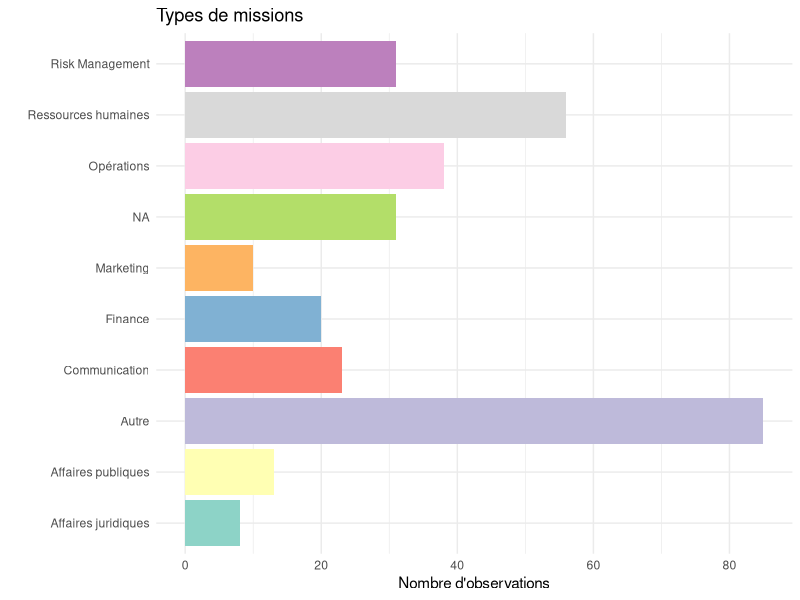
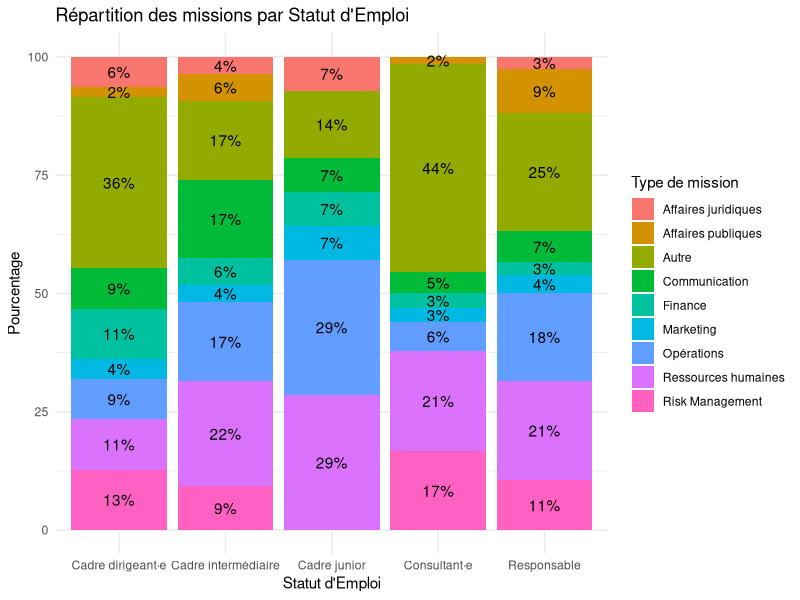
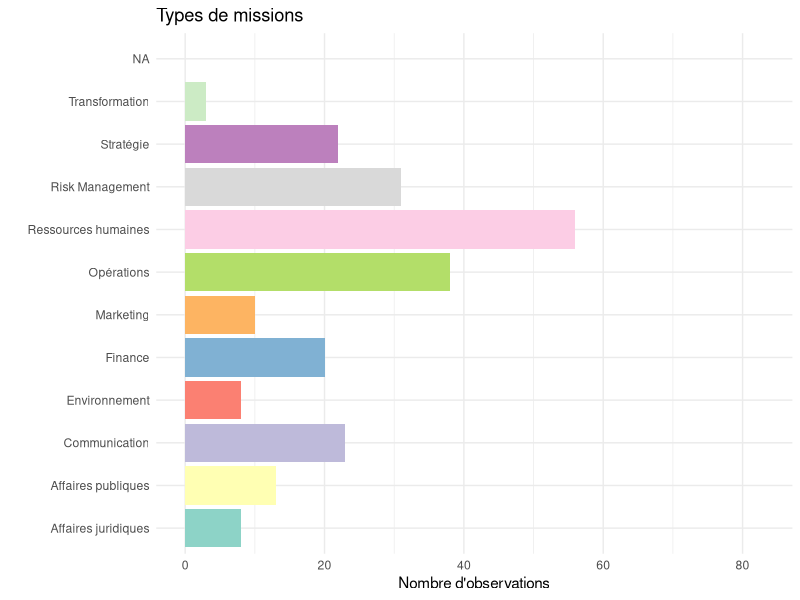
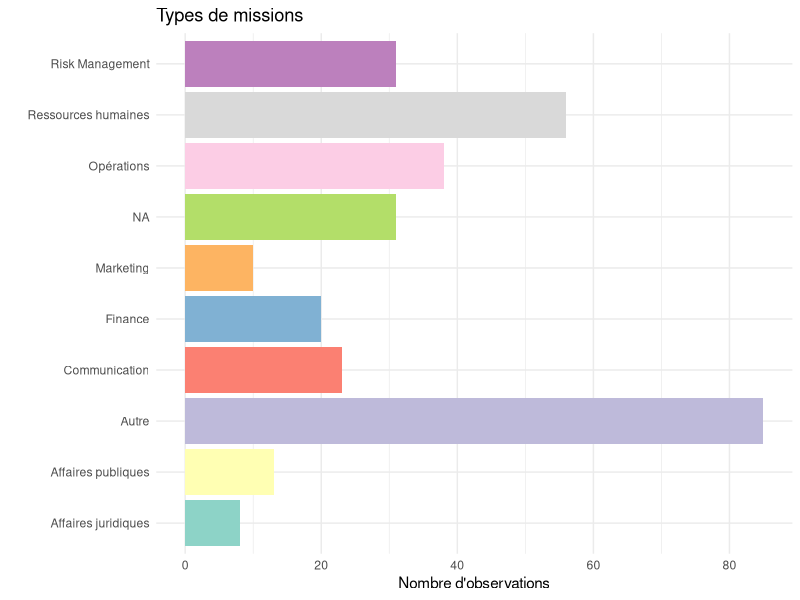
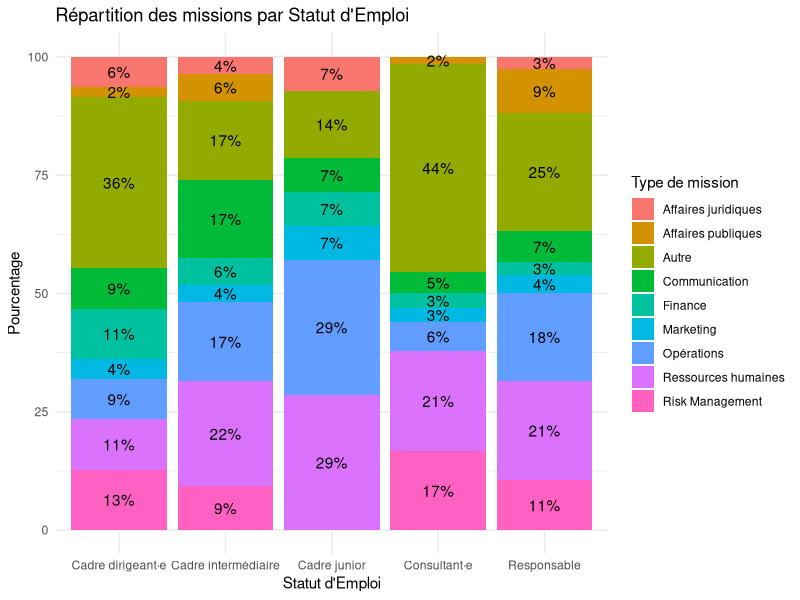

Write R code to recreate these figures, in order.
data <- read.csv("data_assoquest_recoded_fmt.csv")

if(!require(dplyr)){
  install.packages("dplyr")
  library(dplyr)
}

if(!require(ggplot2)){
  install.packages("ggplot2")
  library(ggplot2)
}


#Afficher combien il y a de réponse manquante dans rse_miss
non_missing_count2 <- sum(is.na(data$Rse_miss))
print(non_missing_count2)


#Afficher combien il y a de réponses "autres" sur la question des missions
non_missing_count <- sum(!is.na(data$Rse_miss_other))
print(non_missing_count)



#Parmis les 116 réponses manquantes sur la question des missions, 85 ont répondu 
#dans la catégorie "autre"
print(non_missing_count2-non_missing_count)
#Il y a donc en réalité 31 valeurs manquantes sur la question globalement

#est ce que c'est possible de répondre une catégorie, et autre? 
filtered_data <- data %>%
  filter(!is.na(Rse_miss) & !is.na(Rse_miss_other)) %>%
print(filtered_data)
#Non, aucune ligne


#Mission RSE
data <- data %>%
  mutate(Rse_miss_other = ifelse(is.na(Rse_miss_other), "NA", "Autre"))

data <- data %>%  
    mutate(Rse_miss =ifelse(is.na(Rse_miss), "NA",Rse_miss))



data$Rse_miss_rec <- ifelse(
  data$Rse_miss != "NA",  # Condition : Rse_miss n'est pas vide
  data$Rse_miss,                             # Valeur si vrai
  data$Rse_miss_other                        # Valeur si faux
)

#on vérifie qu'on a bien 85 autres et 114 NA:
nombre_autre <- sum(data$Rse_miss_rec == "Autre", na.rm = TRUE)
print(nombre_autre)

nombre_autre <- sum(data$Rse_miss_rec == "NA", na.rm = TRUE)
print(nombre_autre)

valeurs_uniques <- unique(data$Rse_miss)
print(valeurs_uniques)


p<- ggplot(data, aes(x = Rse_miss_rec, fill=Rse_miss_rec)) +
  geom_bar() +
  labs(title = "Types de missions",
       x = "",
       y = "Nombre d'observations")+
  theme_minimal()+
  scale_fill_brewer(palette = "Set3")+
  theme(legend.position = "none")+
  coord_flip()

print(p)

ggsave(filename = "type_mission.png", plot = p, width = 8, height = 6)





#Tracer le même graphe, mais en fonction du niveau hérarchique

distribution <- data %>%
  filter(!is.na(Emp_statut_rec3))%>%
  filter(Rse_miss_rec!="NA") %>%
  group_by(Emp_statut_rec3, Rse_miss_rec) %>%
  summarise(count = n()) %>%
  mutate(percentage = count / sum(count) * 100) %>%
  ungroup()

p<-ggplot(distribution, aes(x = Emp_statut_rec3, y = percentage, fill = Rse_miss_rec)) +
  geom_bar(stat = "identity", position = "stack") +
  geom_text(aes(label = paste0(round(percentage), "%")), position = position_stack(vjust = 0.5)) +
  labs(title = "Répartition des missions par Statut d'Emploi",
       x = "Statut d'Emploi",
       y = "Pourcentage",
       fill = "Type de mission") +
  theme_minimal()

print(p)
ggsave(filename = "mission_hiérarchie.png", plot = p, width = 8, height = 6)



#Ok, maitenant on va s'intéresser à ce qu'il y a dans la variable Rse_miss_other
data <- read.csv("data_assoquest_recoded_fmt.csv")

other_data <- data %>%  
  filter(!is.na(Rse_miss_other))

print(other_data$Rse_miss_other[1:50])


# Charger les packages nécessaires
library(stringr)
library(stringi)

# Création d'une fonction pour nettoyer les chaînes de caractères
clean_text <- function(text) {
  text %>%
    stri_trans_general("Latin-ASCII") %>%  # Enlever les accents
    str_to_lower()  # Convertir en minuscules
}

# Création d'une fonction pour mettre à jour la colonne Rse_miss
update_rse_miss <- function(df) {
  df <- df %>%
    mutate(Rse_miss_other_cleaned = clean_text(Rse_miss_other)) %>%  # Nettoyer les chaînes de caractères
    mutate(Rse_miss = case_when(
      str_detect(Rse_miss_other_cleaned, "strategi") ~ "Stratégie",
      str_detect(Rse_miss_other_cleaned, "transformation") ~ "Transformation",
      str_detect(Rse_miss_other_cleaned, "environnement|durable|energ")~"Environnement",
      TRUE ~ Rse_miss
    )) %>%
    select(-Rse_miss_other_cleaned)  # Supprimer la colonne nettoyée temporaire
  return(df)
}

# Appliquer la fonction à votre base de données
data <- update_rse_miss(data)

unique_values <- unique(data$Rse_miss)
print(unique_values)

p<- ggplot(data, aes(x = Rse_miss, fill=Rse_miss)) +
  geom_bar() +
  labs(title = "Types de missions",
       x = "",
       y = "Nombre d'observations")+
  theme_minimal()+
  scale_fill_brewer(palette = "Set3")+
  theme(legend.position = "none")+
  coord_flip()

print(p)
